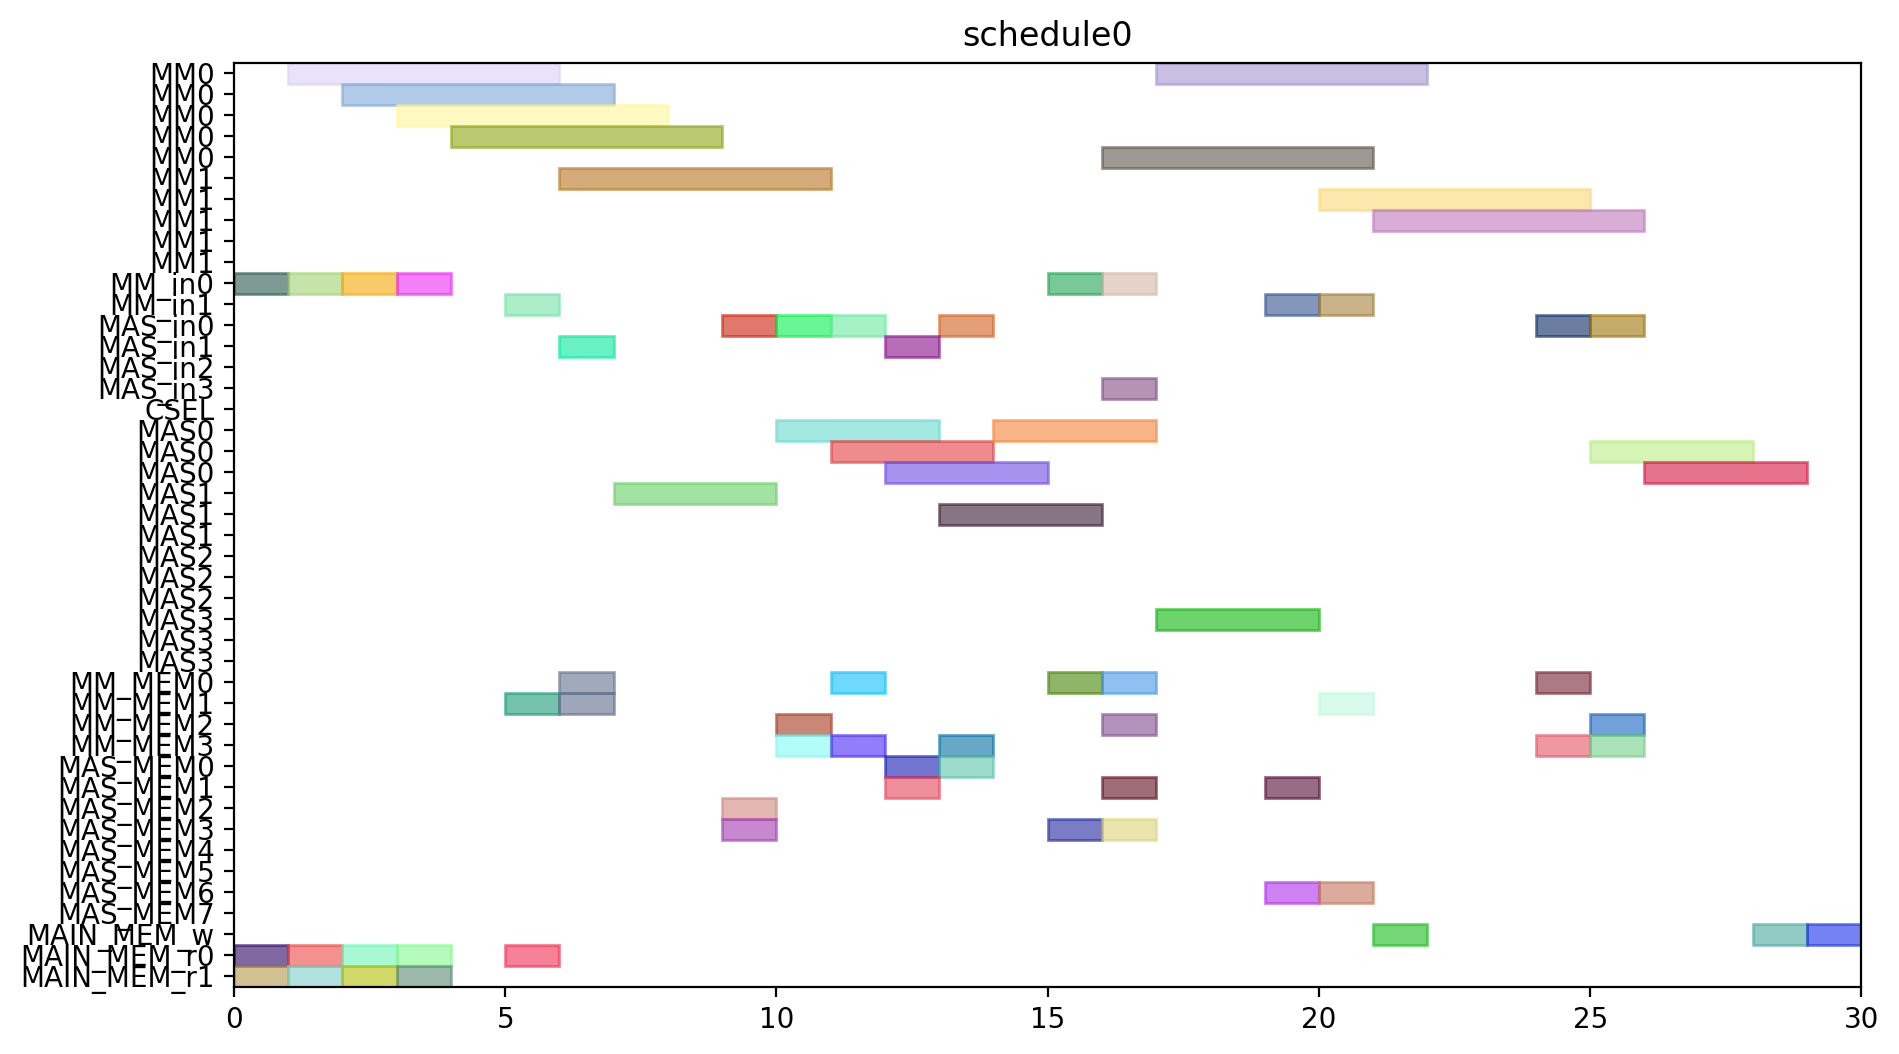

The script that drew this image:
from pyschedule import Scenario, solvers, plotters, alt


def solve():
	horizon = 120
	S = Scenario("schedule0", horizon=horizon)

	# resource
	MM = S.Resources('MM', num=2, size=5)
	MM_in = S.Resources('MM_in', num=2)
	MAS_in = S.Resources('MAS_in', num=4)
	CSEL = S.Resource('CSEL')
	MAS = S.Resources('MAS', num=4, size=3, periods=range(1, horizon))
	MM_MEM = S.Resources('MM_MEM', num=4)
	MAS_MEM = S.Resources('MAS_MEM', num=8)
	MAIN_MEM_w = S.Resource('MAIN_MEM_w', size=1)
	MAIN_MEM_r = S.Resources('MAIN_MEM_r', num=2)

	# result of previous scheduling

	# new tasks
	t0 = S.Task('t0', length=5, delay_cost=1)
	t0 += alt(MM)
	t0_in = S.Task('t0_in', length=1, delay_cost=1)
	t0_in += alt(MM_in)
	S += t0_in*MM_in[0]<=t0*MM[0]
	S += t0_in*MM_in[1]<=t0*MM[1]
	t0_mem0 = S.Task('t0_mem0', length=1, delay_cost=1)
	t0_mem0 += MAIN_MEM_r[0]
	S += t0_mem0 <= t0

	t0_mem1 = S.Task('t0_mem1', length=1, delay_cost=1)
	t0_mem1 += MAIN_MEM_r[1]
	S += t0_mem1 <= t0

	t3 = S.Task('t3', length=5, delay_cost=1)
	t3 += alt(MM)
	t3_in = S.Task('t3_in', length=1, delay_cost=1)
	t3_in += alt(MM_in)
	S += t3_in*MM_in[0]<=t3*MM[0]
	S += t3_in*MM_in[1]<=t3*MM[1]
	t3_mem0 = S.Task('t3_mem0', length=1, delay_cost=1)
	t3_mem0 += MAIN_MEM_r[0]
	S += t3_mem0 <= t3

	t3_mem1 = S.Task('t3_mem1', length=1, delay_cost=1)
	t3_mem1 += MAIN_MEM_r[1]
	S += t3_mem1 <= t3

	t1 = S.Task('t1', length=5, delay_cost=1)
	t1 += alt(MM)
	t1_in = S.Task('t1_in', length=1, delay_cost=1)
	t1_in += alt(MM_in)
	S += t1_in*MM_in[0]<=t1*MM[0]
	S += t1_in*MM_in[1]<=t1*MM[1]
	t1_mem0 = S.Task('t1_mem0', length=1, delay_cost=1)
	t1_mem0 += MAIN_MEM_r[0]
	S += t1_mem0 <= t1

	t1_mem1 = S.Task('t1_mem1', length=1, delay_cost=1)
	t1_mem1 += MAIN_MEM_r[1]
	S += t1_mem1 <= t1

	t2 = S.Task('t2', length=5, delay_cost=1)
	t2 += alt(MM)
	t2_in = S.Task('t2_in', length=1, delay_cost=1)
	t2_in += alt(MM_in)
	S += t2_in*MM_in[0]<=t2*MM[0]
	S += t2_in*MM_in[1]<=t2*MM[1]
	t2_mem0 = S.Task('t2_mem0', length=1, delay_cost=1)
	t2_mem0 += MAIN_MEM_r[0]
	S += t2_mem0 <= t2

	t2_mem1 = S.Task('t2_mem1', length=1, delay_cost=1)
	t2_mem1 += MAIN_MEM_r[1]
	S += t2_mem1 <= t2

	t4 = S.Task('t4', length=5, delay_cost=1)
	t4 += alt(MM)
	t4_in = S.Task('t4_in', length=1, delay_cost=1)
	t4_in += alt(MM_in)
	S += t4_in*MM_in[0]<=t4*MM[0]
	S += t4_in*MM_in[1]<=t4*MM[1]
	t4_mem0 = S.Task('t4_mem0', length=1, delay_cost=1)
	t4_mem0 += MAIN_MEM_r[0]
	S += t4_mem0 <= t4

	t4_mem1 = S.Task('t4_mem1', length=1, delay_cost=1)
	t4_mem1 += alt(MM_MEM)
	S += (t2*MM[0])-1 < t4_mem1*MM_MEM[1]
	S += (t2*MM[1])-1 < t4_mem1*MM_MEM[3]
	S += t4_mem1 <= t4

	t5 = S.Task('t5', length=3, delay_cost=1)
	t5 += alt(MAS)
	t5_in = S.Task('t5_in', length=1, delay_cost=1)
	t5_in += alt(MAS_in)
	S += t5_in*MAS_in[0]<=t5*MAS[0]

	S += t5_in*MAS_in[1]<=t5*MAS[1]

	S += t5_in*MAS_in[2]<=t5*MAS[2]

	S += t5_in*MAS_in[3]<=t5*MAS[3]

	t5_mem0 = S.Task('t5_mem0', length=1, delay_cost=1)
	t5_mem0 += alt(MM_MEM)
	S += (t0*MM[0])-1 < t5_mem0*MM_MEM[0]
	S += (t0*MM[1])-1 < t5_mem0*MM_MEM[2]
	S += t5_mem0 <= t5

	t5_mem1 = S.Task('t5_mem1', length=1, delay_cost=1)
	t5_mem1 += alt(MM_MEM)
	S += (t0*MM[0])-1 < t5_mem1*MM_MEM[1]
	S += (t0*MM[1])-1 < t5_mem1*MM_MEM[3]
	S += t5_mem1 <= t5

	t6 = S.Task('t6', length=3, delay_cost=1)
	t6 += alt(MAS)
	t6_in = S.Task('t6_in', length=1, delay_cost=1)
	t6_in += alt(MAS_in)
	S += t6_in*MAS_in[0]<=t6*MAS[0]

	S += t6_in*MAS_in[1]<=t6*MAS[1]

	S += t6_in*MAS_in[2]<=t6*MAS[2]

	S += t6_in*MAS_in[3]<=t6*MAS[3]

	t6_mem0 = S.Task('t6_mem0', length=1, delay_cost=1)
	t6_mem0 += alt(MAS_MEM)
	S += (t5*MAS[0])-1 < t6_mem0*MAS_MEM[0]
	S += (t5*MAS[1])-1 < t6_mem0*MAS_MEM[2]
	S += (t5*MAS[2])-1 < t6_mem0*MAS_MEM[4]
	S += (t5*MAS[3])-1 < t6_mem0*MAS_MEM[6]
	S += t6_mem0 <= t6

	t6_mem1 = S.Task('t6_mem1', length=1, delay_cost=1)
	t6_mem1 += alt(MAS_MEM)
	S += (t5*MAS[0])-1 < t6_mem1*MAS_MEM[1]
	S += (t5*MAS[1])-1 < t6_mem1*MAS_MEM[3]
	S += (t5*MAS[2])-1 < t6_mem1*MAS_MEM[5]
	S += (t5*MAS[3])-1 < t6_mem1*MAS_MEM[7]
	S += t6_mem1 <= t6

	t9 = S.Task('t9', length=3, delay_cost=1)
	t9 += alt(MAS)
	t9_in = S.Task('t9_in', length=1, delay_cost=1)
	t9_in += alt(MAS_in)
	S += t9_in*MAS_in[0]<=t9*MAS[0]

	S += t9_in*MAS_in[1]<=t9*MAS[1]

	S += t9_in*MAS_in[2]<=t9*MAS[2]

	S += t9_in*MAS_in[3]<=t9*MAS[3]

	t9_mem0 = S.Task('t9_mem0', length=1, delay_cost=1)
	t9_mem0 += alt(MM_MEM)
	S += (t0*MM[0])-1 < t9_mem0*MM_MEM[0]
	S += (t0*MM[1])-1 < t9_mem0*MM_MEM[2]
	S += t9_mem0 <= t9

	t9_mem1 = S.Task('t9_mem1', length=1, delay_cost=1)
	t9_mem1 += alt(MM_MEM)
	S += (t4*MM[0])-1 < t9_mem1*MM_MEM[1]
	S += (t4*MM[1])-1 < t9_mem1*MM_MEM[3]
	S += t9_mem1 <= t9

	t10 = S.Task('t10', length=3, delay_cost=1)
	t10 += alt(MAS)
	t10_in = S.Task('t10_in', length=1, delay_cost=1)
	t10_in += alt(MAS_in)
	S += t10_in*MAS_in[0]<=t10*MAS[0]

	S += t10_in*MAS_in[1]<=t10*MAS[1]

	S += t10_in*MAS_in[2]<=t10*MAS[2]

	S += t10_in*MAS_in[3]<=t10*MAS[3]

	t10_mem0 = S.Task('t10_mem0', length=1, delay_cost=1)
	t10_mem0 += alt(MM_MEM)
	S += (t4*MM[0])-1 < t10_mem0*MM_MEM[0]
	S += (t4*MM[1])-1 < t10_mem0*MM_MEM[2]
	S += t10_mem0 <= t10

	t10_mem1 = S.Task('t10_mem1', length=1, delay_cost=1)
	t10_mem1 += alt(MM_MEM)
	S += (t4*MM[0])-1 < t10_mem1*MM_MEM[1]
	S += (t4*MM[1])-1 < t10_mem1*MM_MEM[3]
	S += t10_mem1 <= t10

	t7 = S.Task('t7', length=3, delay_cost=1)
	t7 += alt(MAS)
	t7_in = S.Task('t7_in', length=1, delay_cost=1)
	t7_in += alt(MAS_in)
	S += t7_in*MAS_in[0]<=t7*MAS[0]

	S += t7_in*MAS_in[1]<=t7*MAS[1]

	S += t7_in*MAS_in[2]<=t7*MAS[2]

	S += t7_in*MAS_in[3]<=t7*MAS[3]

	t7_mem0 = S.Task('t7_mem0', length=1, delay_cost=1)
	t7_mem0 += alt(MAS_MEM)
	S += (t6*MAS[0])-1 < t7_mem0*MAS_MEM[0]
	S += (t6*MAS[1])-1 < t7_mem0*MAS_MEM[2]
	S += (t6*MAS[2])-1 < t7_mem0*MAS_MEM[4]
	S += (t6*MAS[3])-1 < t7_mem0*MAS_MEM[6]
	S += t7_mem0 <= t7

	t7_mem1 = S.Task('t7_mem1', length=1, delay_cost=1)
	t7_mem1 += alt(MAS_MEM)
	S += (t6*MAS[0])-1 < t7_mem1*MAS_MEM[1]
	S += (t6*MAS[1])-1 < t7_mem1*MAS_MEM[3]
	S += (t6*MAS[2])-1 < t7_mem1*MAS_MEM[5]
	S += (t6*MAS[3])-1 < t7_mem1*MAS_MEM[7]
	S += t7_mem1 <= t7

	t11 = S.Task('t11', length=3, delay_cost=1)
	t11 += alt(MAS)
	t11_in = S.Task('t11_in', length=1, delay_cost=1)
	t11_in += alt(MAS_in)
	S += t11_in*MAS_in[0]<=t11*MAS[0]

	S += t11_in*MAS_in[1]<=t11*MAS[1]

	S += t11_in*MAS_in[2]<=t11*MAS[2]

	S += t11_in*MAS_in[3]<=t11*MAS[3]

	t11_mem0 = S.Task('t11_mem0', length=1, delay_cost=1)
	t11_mem0 += alt(MAS_MEM)
	S += (t10*MAS[0])-1 < t11_mem0*MAS_MEM[0]
	S += (t10*MAS[1])-1 < t11_mem0*MAS_MEM[2]
	S += (t10*MAS[2])-1 < t11_mem0*MAS_MEM[4]
	S += (t10*MAS[3])-1 < t11_mem0*MAS_MEM[6]
	S += t11_mem0 <= t11

	t11_mem1 = S.Task('t11_mem1', length=1, delay_cost=1)
	t11_mem1 += alt(MM_MEM)
	S += (t4*MM[0])-1 < t11_mem1*MM_MEM[1]
	S += (t4*MM[1])-1 < t11_mem1*MM_MEM[3]
	S += t11_mem1 <= t11

	t8 = S.Task('t8', length=5, delay_cost=1)
	t8 += alt(MM)
	t8_in = S.Task('t8_in', length=1, delay_cost=1)
	t8_in += alt(MM_in)
	S += t8_in*MM_in[0]<=t8*MM[0]
	S += t8_in*MM_in[1]<=t8*MM[1]
	t8_mem0 = S.Task('t8_mem0', length=1, delay_cost=1)
	t8_mem0 += alt(MM_MEM)
	S += (t4*MM[0])-1 < t8_mem0*MM_MEM[0]
	S += (t4*MM[1])-1 < t8_mem0*MM_MEM[2]
	S += t8_mem0 <= t8

	t8_mem1 = S.Task('t8_mem1', length=1, delay_cost=1)
	t8_mem1 += alt(MAS_MEM)
	S += (t7*MAS[0])-1 < t8_mem1*MAS_MEM[1]
	S += (t7*MAS[1])-1 < t8_mem1*MAS_MEM[3]
	S += (t7*MAS[2])-1 < t8_mem1*MAS_MEM[5]
	S += (t7*MAS[3])-1 < t8_mem1*MAS_MEM[7]
	S += t8_mem1 <= t8

	new_PZ = S.Task('new_PZ', length=5, delay_cost=1)
	new_PZ += alt(MM)
	new_PZ_in = S.Task('new_PZ_in', length=1, delay_cost=1)
	new_PZ_in += alt(MM_in)
	S += new_PZ_in*MM_in[0]<=new_PZ*MM[0]
	S += new_PZ_in*MM_in[1]<=new_PZ*MM[1]
	S += 0<new_PZ

	new_PZ_w = S.Task('new_PZ_w', length=1, delay_cost=1)
	new_PZ_w += alt(MAIN_MEM_w)
	S += new_PZ <= new_PZ_w

	new_PZ_mem0 = S.Task('new_PZ_mem0', length=1, delay_cost=1)
	new_PZ_mem0 += alt(MM_MEM)
	S += (t1*MM[0])-1 < new_PZ_mem0*MM_MEM[0]
	S += (t1*MM[1])-1 < new_PZ_mem0*MM_MEM[2]
	S += new_PZ_mem0 <= new_PZ

	new_PZ_mem1 = S.Task('new_PZ_mem1', length=1, delay_cost=1)
	new_PZ_mem1 += alt(MAS_MEM)
	S += (t7*MAS[0])-1 < new_PZ_mem1*MAS_MEM[1]
	S += (t7*MAS[1])-1 < new_PZ_mem1*MAS_MEM[3]
	S += (t7*MAS[2])-1 < new_PZ_mem1*MAS_MEM[5]
	S += (t7*MAS[3])-1 < new_PZ_mem1*MAS_MEM[7]
	S += new_PZ_mem1 <= new_PZ

	t12 = S.Task('t12', length=3, delay_cost=1)
	t12 += alt(MAS)
	t12_in = S.Task('t12_in', length=1, delay_cost=1)
	t12_in += alt(MAS_in)
	S += t12_in*MAS_in[0]<=t12*MAS[0]

	S += t12_in*MAS_in[1]<=t12*MAS[1]

	S += t12_in*MAS_in[2]<=t12*MAS[2]

	S += t12_in*MAS_in[3]<=t12*MAS[3]

	t12_mem0 = S.Task('t12_mem0', length=1, delay_cost=1)
	t12_mem0 += alt(MM_MEM)
	S += (t0*MM[0])-1 < t12_mem0*MM_MEM[0]
	S += (t0*MM[1])-1 < t12_mem0*MM_MEM[2]
	S += t12_mem0 <= t12

	t12_mem1 = S.Task('t12_mem1', length=1, delay_cost=1)
	t12_mem1 += alt(MAS_MEM)
	S += (t11*MAS[0])-1 < t12_mem1*MAS_MEM[1]
	S += (t11*MAS[1])-1 < t12_mem1*MAS_MEM[3]
	S += (t11*MAS[2])-1 < t12_mem1*MAS_MEM[5]
	S += (t11*MAS[3])-1 < t12_mem1*MAS_MEM[7]
	S += t12_mem1 <= t12

	t13 = S.Task('t13', length=5, delay_cost=1)
	t13 += alt(MM)
	t13_in = S.Task('t13_in', length=1, delay_cost=1)
	t13_in += alt(MM_in)
	S += t13_in*MM_in[0]<=t13*MM[0]
	S += t13_in*MM_in[1]<=t13*MM[1]
	t13_mem0 = S.Task('t13_mem0', length=1, delay_cost=1)
	t13_mem0 += alt(MAS_MEM)
	S += (t12*MAS[0])-1 < t13_mem0*MAS_MEM[0]
	S += (t12*MAS[1])-1 < t13_mem0*MAS_MEM[2]
	S += (t12*MAS[2])-1 < t13_mem0*MAS_MEM[4]
	S += (t12*MAS[3])-1 < t13_mem0*MAS_MEM[6]
	S += t13_mem0 <= t13

	t13_mem1 = S.Task('t13_mem1', length=1, delay_cost=1)
	t13_mem1 += alt(MAS_MEM)
	S += (t9*MAS[0])-1 < t13_mem1*MAS_MEM[1]
	S += (t9*MAS[1])-1 < t13_mem1*MAS_MEM[3]
	S += (t9*MAS[2])-1 < t13_mem1*MAS_MEM[5]
	S += (t9*MAS[3])-1 < t13_mem1*MAS_MEM[7]
	S += t13_mem1 <= t13

	t14 = S.Task('t14', length=5, delay_cost=1)
	t14 += alt(MM)
	t14_in = S.Task('t14_in', length=1, delay_cost=1)
	t14_in += alt(MM_in)
	S += t14_in*MM_in[0]<=t14*MM[0]
	S += t14_in*MM_in[1]<=t14*MM[1]
	t14_mem0 = S.Task('t14_mem0', length=1, delay_cost=1)
	t14_mem0 += alt(MAS_MEM)
	S += (t12*MAS[0])-1 < t14_mem0*MAS_MEM[0]
	S += (t12*MAS[1])-1 < t14_mem0*MAS_MEM[2]
	S += (t12*MAS[2])-1 < t14_mem0*MAS_MEM[4]
	S += (t12*MAS[3])-1 < t14_mem0*MAS_MEM[6]
	S += t14_mem0 <= t14

	t14_mem1 = S.Task('t14_mem1', length=1, delay_cost=1)
	t14_mem1 += alt(MM_MEM)
	S += (t3*MM[0])-1 < t14_mem1*MM_MEM[1]
	S += (t3*MM[1])-1 < t14_mem1*MM_MEM[3]
	S += t14_mem1 <= t14

	new_PY = S.Task('new_PY', length=3, delay_cost=1)
	new_PY += alt(MAS)
	new_PY_in = S.Task('new_PY_in', length=1, delay_cost=1)
	new_PY_in += alt(MAS_in)
	S += new_PY_in*MAS_in[0]<=new_PY*MAS[0]

	S += new_PY_in*MAS_in[1]<=new_PY*MAS[1]

	S += new_PY_in*MAS_in[2]<=new_PY*MAS[2]

	S += new_PY_in*MAS_in[3]<=new_PY*MAS[3]

	S += 0<new_PY

	new_PY_w = S.Task('new_PY_w', length=1, delay_cost=1)
	new_PY_w += alt(MAIN_MEM_w)
	S += new_PY <= new_PY_w

	new_PY_mem0 = S.Task('new_PY_mem0', length=1, delay_cost=1)
	new_PY_mem0 += alt(MM_MEM)
	S += (t8*MM[0])-1 < new_PY_mem0*MM_MEM[0]
	S += (t8*MM[1])-1 < new_PY_mem0*MM_MEM[2]
	S += new_PY_mem0 <= new_PY

	new_PY_mem1 = S.Task('new_PY_mem1', length=1, delay_cost=1)
	new_PY_mem1 += alt(MM_MEM)
	S += (t13*MM[0])-1 < new_PY_mem1*MM_MEM[1]
	S += (t13*MM[1])-1 < new_PY_mem1*MM_MEM[3]
	S += new_PY_mem1 <= new_PY

	new_PX = S.Task('new_PX', length=3, delay_cost=1)
	new_PX += alt(MAS)
	new_PX_in = S.Task('new_PX_in', length=1, delay_cost=1)
	new_PX_in += alt(MAS_in)
	S += new_PX_in*MAS_in[0]<=new_PX*MAS[0]

	S += new_PX_in*MAS_in[1]<=new_PX*MAS[1]

	S += new_PX_in*MAS_in[2]<=new_PX*MAS[2]

	S += new_PX_in*MAS_in[3]<=new_PX*MAS[3]

	S += 0<new_PX

	new_PX_w = S.Task('new_PX_w', length=1, delay_cost=1)
	new_PX_w += alt(MAIN_MEM_w)
	S += new_PX <= new_PX_w

	new_PX_mem0 = S.Task('new_PX_mem0', length=1, delay_cost=1)
	new_PX_mem0 += alt(MM_MEM)
	S += (t14*MM[0])-1 < new_PX_mem0*MM_MEM[0]
	S += (t14*MM[1])-1 < new_PX_mem0*MM_MEM[2]
	S += new_PX_mem0 <= new_PX

	new_PX_mem1 = S.Task('new_PX_mem1', length=1, delay_cost=1)
	new_PX_mem1 += alt(MM_MEM)
	S += (t14*MM[0])-1 < new_PX_mem1*MM_MEM[1]
	S += (t14*MM[1])-1 < new_PX_mem1*MM_MEM[3]
	S += new_PX_mem1 <= new_PX

	solvers.mip.solve(S,msg=1,kind='CPLEX',ratio_gap=1.01)

	solution = [['hoge']*len(S.solution()[1]) for i in range(len(S.solution()))]
	for i in range(len(S.solution())):
		for j in range(len(S.solution()[i])):
			solution[i][j]=str(S.solution()[i][j])
	print(solution)

	cycles = int(solution[-1][3])

	pic_file_name = "/mnt/rose/usr1/fukuda/ABE/multiRAM_multiMAS_16mux/scheduling_result/stage5MM2_stage3MAS4/EP_DBL_A_0/schedule0.png"
	if(S.solution() != []):
		plotters.matplotlib.plot(S,img_filename=pic_file_name, show_task_labels=False, fig_size=(cycles*0.25+3, 6))

	return solution
